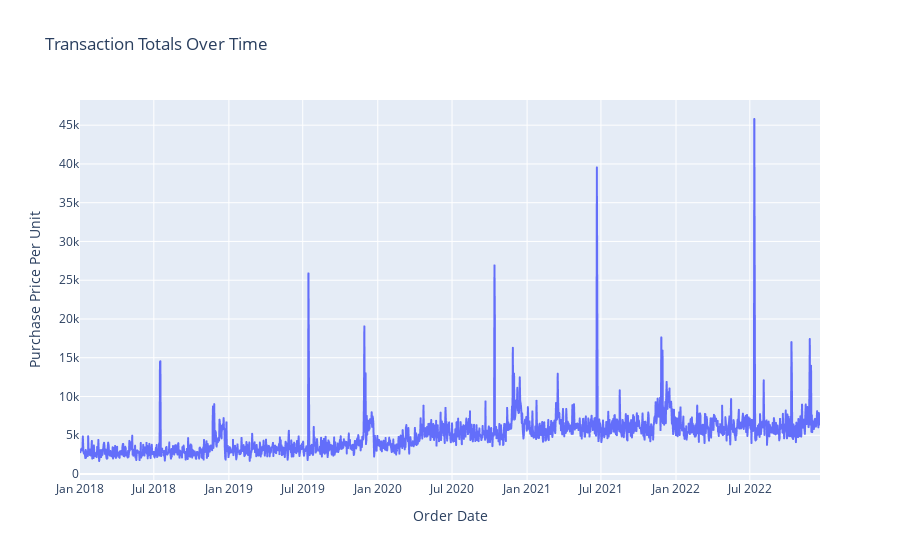

Here is the notebook cell this chart was saved with:
### Markdown cell above
Data exploration

### Code cell
# Convert 'Order Date' to datetime
subset_data['Order Date'] = pd.to_datetime(subset_data['Order Date'])

# Group by 'Order Date' and sum the 'Purchase Price Per Unit'
transaction_totals = subset_data.groupby(['Order Date'])['Purchase Price Per Unit'].sum().reset_index()

# Plot the time series
px.line(transaction_totals, x='Order Date', y='Purchase Price Per Unit', title='Transaction Totals Over Time')

### Figure 1 — Plotly figure (JSON) as saved in the notebook; plotly's stock layout.template omitted (floating-point values rounded to 4 significant figures; data arrays with more than 128 entries replaced by an {"elided": "..."} marker saying what was removed)
{"data": [{"hovertemplate": "Order Date=%{x}<br>Purchase Price Per Unit=%{y}<extra></extra>", "legendgroup": "", "line": {"color": "#636efa", "dash": "solid"}, "marker": {"symbol": "circle"}, "mode": "lines", "name": "", "showlegend": false, "type": "scattergl", "x": {"elided": "1815 str values"}, "xaxis": "x", "y": {"elided": "1815 float values"}, "yaxis": "y"}], "layout": {"legend": {"tracegroupgap": 0}, "title": {"text": "Transaction Totals Over Time"}, "xaxis": {"anchor": "y", "domain": [0, 1], "title": {"text": "Order Date"}}, "yaxis": {"anchor": "x", "domain": [0, 1], "title": {"text": "Purchase Price Per Unit"}}}}
